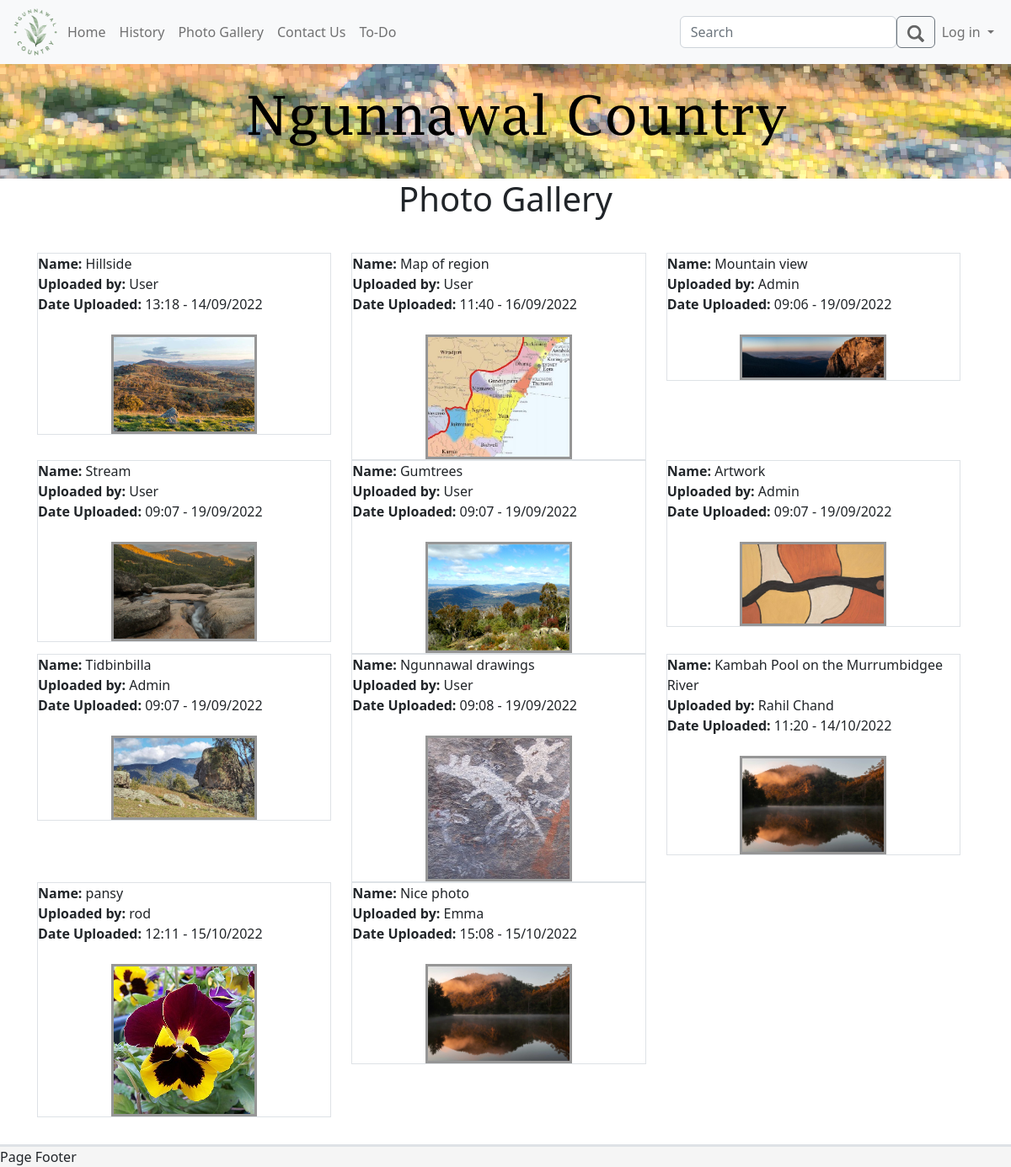
The page /gallery on the database its author committed.
### models.py (models this page shows, shortened)
class Photos(db.Model):
    photoid = db.Column(db.Integer, primary_key=True)
    title = db.Column(db.String(255))
    filename = db.Column(db.String(255))
    userid = db.Column(db.Integer)
    dateSubmitted = db.Column(db.DateTime)

class User(UserMixin, db.Model):
    id = db.Column(db.Integer, primary_key=True)
    email_address = db.Column(db.String(255), unique=True)
    name = db.Column(db.String(255))
    password_hash = db.Column(db.String(255))
    user_level = db.Column(db.Integer)

### app.py (the view)
@app.route('/gallery')
def photo_gallery():
    all_images = Photos.query.all()  # gets all photos
    all_users = User.query.all()  # gets all users
    return render_template("gallery.html", title="Photo Gallery", user=current_user, images=all_images, users=all_users)

### templates/gallery.html
{% extends 'template.html' %}
{% block cellContent1 %}
    <div class="grid-container">
        <div class="row">
            {% for image in images %}
                <div class="col-4">
                    <div class="border">
                        <span class="fw-semibold">Name: </span>{{ image.title }} <br>
                        <span class="fw-semibold">Uploaded by: </span>
                        {% for user in users %}
                            {% if user.id == image.userid %}
                                {{ user.name }}
                            {% endif %}
                        {% endfor %}
                        <br>
                        <span class="fw-semibold">Date Uploaded: </span>{{ image.dateSubmitted.strftime('%H:%M - %d/%m/%Y') }}
                        <br><br>
                        <a href="/userPhotos/{{ image.photoid }}">
                            <img class="centre-img img-border" src="/static/images/userPhotos/{{ image.filename }}"
                                 width="50%">
                        </a>
                    </div>
                </div>
            {% endfor %}
        </div>
    </div>
{% endblock %}

### static/ngunnawal.css (style rules this page uses)
* { margin: 0; padding: 0; box-sizing: border-box; }
body { background-color: #cff2ec; }
.grid-container { display: grid; grid-template-columns: auto auto; grid-gap: 1em; padding: 1em; }
.grid-container > div { background-color: rgba(255, 255, 255, 0.5); padding: 1em; }
.centre-img { display: block; margin-left: auto; margin-right: auto; max-height: 100%; max-width: 100%; height: auto; }
.img-border { border: 3px solid #969696; }

### rows shown on the page
Photos: title "Hillside", dateSubmitted "13:18 - 14/09/2022", filename (picture)
User: name "User"
Photos: title "Map of region", dateSubmitted "11:40 - 16/09/2022", filename (picture)
Photos: title "Mountain view", dateSubmitted "09:06 - 19/09/2022", filename (picture)
User: name "Admin"
Photos: title "Stream", dateSubmitted "09:07 - 19/09/2022", filename (picture)
Photos: title "Gumtrees", dateSubmitted "09:07 - 19/09/2022", filename (picture)
Photos: title "Artwork", dateSubmitted "09:07 - 19/09/2022", filename (picture)
Photos: title "Tidbinbilla", dateSubmitted "09:07 - 19/09/2022", filename (picture)
Photos: title "Ngunnawal drawings", dateSubmitted "09:08 - 19/09/2022", filename (picture)
Photos: title "Kambah Pool on the Murrumbidgee River", dateSubmitted "11:20 - 14/10/2022", filename (picture)
User: name "Rahil Chand"
Photos: title "pansy", dateSubmitted "12:11 - 15/10/2022", filename (picture)
User: name "rod"
Photos: title "Nice photo", dateSubmitted "15:08 - 15/10/2022", filename (picture)
User: name "Emma"

### other values the page prints
{{ title }} "Photo Gallery"
